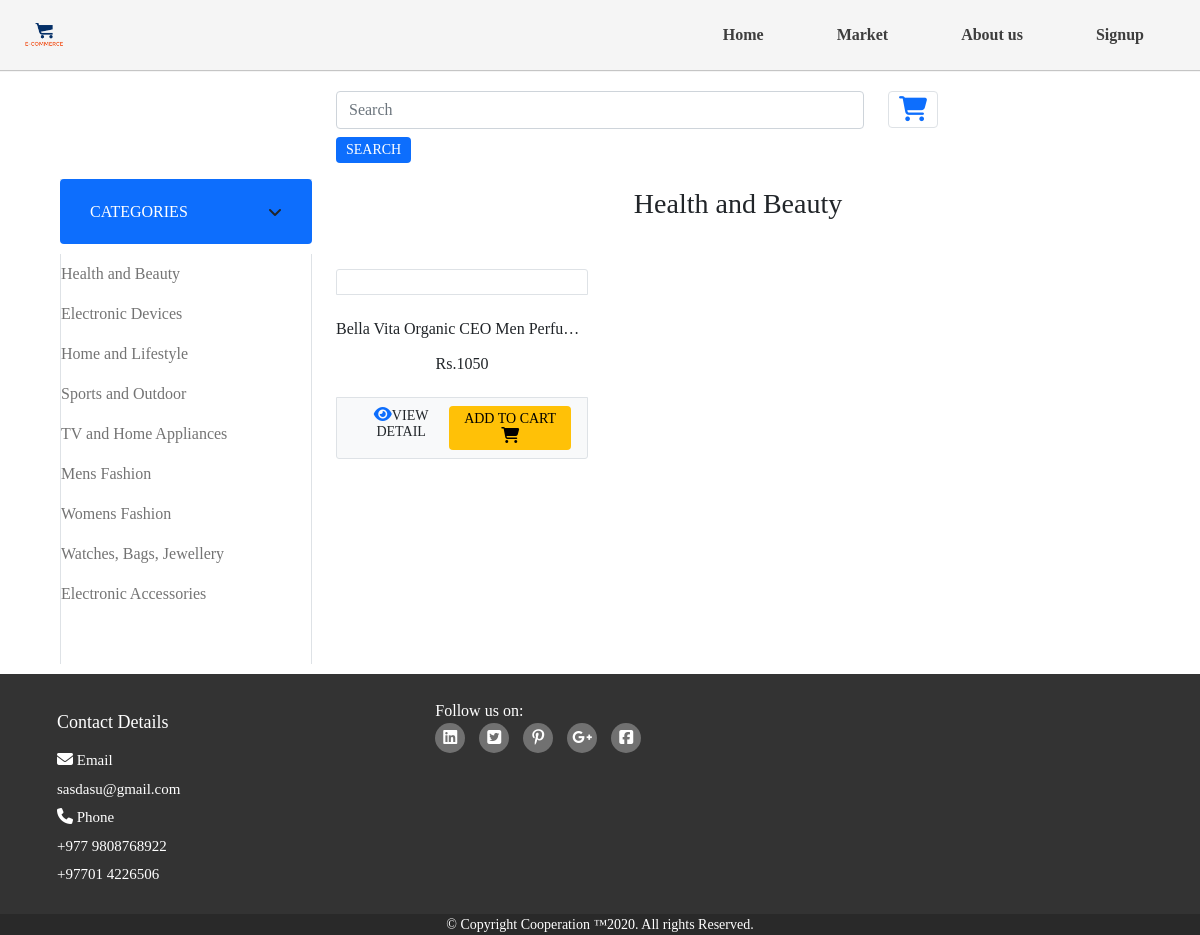
Screenshot of /pages/market.php?category=2 with the database file from the repository.
### tables this page shows
CREATE TABLE `product_categories` (
  `id` int(11) NOT NULL,
  `category` varchar(100) NOT NULL
);

CREATE TABLE `products` (
  `id` int(11) NOT NULL,
  `category_id` int(11) DEFAULT NULL,
  `vendor_id` int(11) DEFAULT NULL,
  `name` varchar(1000) DEFAULT NULL,
  `price` int(11) DEFAULT NULL,
  `details` mediumtext DEFAULT NULL,
  `image_url` varchar(10000) DEFAULT NULL
);

### pages/market.php (the view, shortened to what this page needs)
<?php
$servername = "localhost";
$username = "root";
$password = "";
$dbname = "ecommerce";
$con = new mysqli($servername, $username, $password, $dbname);
if (isset($_GET["category"])) {
    $individual_query = "SELECT * FROM products WHERE category_id=" . $_GET["category"];
    $individual_result = mysqli_query($con, $individual_query);
    $categoryname_query = "SELECT * FROM product_categories WHERE id=" . $_GET['category'];
    $categoryname_result = mysqli_query($con, $categoryname_query);
    $categoryname_row = mysqli_fetch_assoc($categoryname_result);
}
?>
<!DOCTYPE html>
<html lang="en">
<head>
    <link href="https://cdnjs.cloudflare.com/ajax/libs/font-awesome/5.10.0/css/all.min.css" rel="stylesheet">
    <link href="lib/owlcarousel/assets/owl.carousel.min.css" rel="stylesheet">
    <link href="css/style.css" rel="stylesheet">
</head>
<body>
    <?php include '../templates/header.php' ?>
    <div class="container-fluid">
        <div style="height:27px;"></div>
        <div class="row  py-3 px-xl-5 mt-5">
            <div class="col-lg-3 d-none d-lg-block">
                <?php
                include 'username.php';
                ?>
            </div>
            <div class="col-lg-6 col-6 text-left">
                <div id="search">
                    <form class="form-inline" id="search-form" action="" method="POST" enctype="multipart/form-data">
                        <div class="form-group mb-2">
                            <input class="form-control" type="text" id="search1" placeholder="Search" />
                        </div>
                        <button type="submit" id="onSearch" class="btn btn-primary">Search</button>
                    </form>
                </div>
            </div>
            <div class="col-lg-3 col-6 text-right">
                <a href="cart.php" class="btn border">
                    <i class="fas fa-shopping-cart text-primary" style="font-size: 25px;"></i>
                </a>
            </div>
        </div>
    </div>
    <?php
    if (!isset($_GET["category"])) {
        echo "
    <div class='main-body'>
    <div class='container-fluid mb-5'>
    <div class='row border-top px-xl-5 pt-2'>
    <div class='col-lg-3 d-none d-lg-block'>
    <a class='btn shadow-none d-flex align-items-center justify-content-between bg-primary text-white w-100' data-toggle='collapse' href='#navbar-vertical' style='height: 65px; margin-top: -1px; padding: 0 30px;'>
    <h6 class='m-0'>Categories</h6>
    <i class='fa fa-angle-down text-dark'></i>
    </a>
    <nav class='collapse show navbar navbar-vertical navbar-light align-items-start p-0 border border-top-0 border-bottom-0' id='navbar-vertical'>
    <div class='navbar-nav w-100 overflow-hidden' style='height: 410px'>";
        $category_query = 'SELECT * FROM product_categories';
        $category_result = mysqli_query($con, $category_query);
        while ($category_row = mysqli_fetch_assoc($category_result)) {
            echo "<a href='market.php?category=" . $category_row['id'] . "' class='nav-item nav-link'>" . $category_row['category'] . "</a>";
        }
        echo "</div>
    </nav>
    </div>
    <div class='col-lg-9'>
    <nav class='navbar navbar-expand-lg bg-light navbar-light py-3 py-lg-0 px-0'>
    <a href='' class='text-decoration-none d-block d-lg-none'>
    <h1 class='m-0 display-5 font-weight-semi-bold'><span class='text-primary font-weight-bold border px-3 mr-1'>E</span>Shopper</h1>
    </a>
    <button type='button' class='navbar-toggler' data-toggle='collapse' data-target='#navbarCollapse'>
    <span class='navbar-toggler-icon'></span>
    </button>
    </nav>
    <div id='header-carousel' class='carousel slide' data-ride='carousel'>
    <div class='carousel-inner'>
    <div class='carousel-item active' style='height: 410px;'>
    <img class='img-fluid' src='img/carousel-1.jpg' alt='Image'>
    <div class='carousel-caption d-flex flex-column align-items-center justify-content-center'>
    <div class='p-3' style='max-width: 700px;'>
    <h4 class='text-light text-uppercase font-weight-medium mb-3'>10% Off Your First Order</h4>
    <h3 class='display-4 text-white font-weight-semi-bold mb-4'>Fashionable Dress</h3>
    <a href=' class='btn btn-light py-2 px-3'>Shop Now</a>
    </div>
    </div>
    </div>
    <div class='carousel-item' style='height: 410px;'>
    <img class='img-fluid' src='img/carousel-2.jpg' alt='Image'>
    <div class='carousel-caption d-flex flex-column align-items-center justify-content-center'>
    <div class='p-3' style='max-width: 700px;'>
    <h4 class='text-light text-uppercase font-weight-medium mb-3'>10% Off Your First Order</h4>
    <h3 class='display-4 text-white font-weight-semi-bold mb-4'>Reasonable Price</h3>
    <a href=' class='btn btn-light py-2 px-3'>Shop Now</a>
    </div>
    </div>
    </div>
    </div>
    <a class='carousel-control-prev' href='#header-carousel' data-slide='prev'>
    <div class='btn btn-dark' style='width: 45px; height: 45px;'>
    <span class='carousel-control-prev-icon mb-n2'></span>
    </div>
    </a>
    <a class='carousel-control-next' href='#header-carousel' data-slide='next'>
    <div class='btn btn-dark' style='width: 45px; height: 45px;'>
    <span class='carousel-control-next-icon mb-n2'></span>
    </div>
    </a>
    </div>
    </div>
    </div>
    </div>
    <div class='container-fluid pt-5'>
    <div class='row px-xl-5 pb-3'>
    <div class='col-lg-4 col-md-6 pb-1'>
    <div class='cat-item d-flex flex-column border mb-4' style='padding: 30px;'>";
        $category_query = "SELECT * FROM products where category_id=8";
        $result = mysqli_query($con, $category_query);
        echo "<p class='text-right'>" . mysqli_num_rows($result) . " Products</p>
    <a href='market.php?category=8' class='cat-img position-relative overflow-hidden mb-3'>
    <img class='img-fluid' src='img/cat-1.jpg' alt=''>
    </a>
    <h5 class='font-weight-semi-bold m-0'>Men's Fashion</h5>
    </div>
    </div>
    <div class='col-lg-4 col-md-6 pb-1'>";
        $category_query = "SELECT * FROM products where category_id=9";
        $result = mysqli_query($con, $category_query);
        echo "<div class='cat-item d-flex flex-column border mb-4' style='padding: 30px;'>
    <p class='text-right'>" . mysqli_num_rows($result) . " Products</p>
    <a href='market.php?category=9' class='cat-img position-relative overflow-hidden mb-3'>
    <img class='img-fluid' src='img/cat-2.jpg' alt=''>
    </a>
    <h5 class='font-weight-semi-bold m-0'>Women's Fashion</h5>
    </div>
    </div>
    <div class='col-lg-4 col-md-6 pb-1'>";
        $category_query = "SELECT * FROM products where category_id=7";
        $result = mysqli_query($con, $category_query);
        echo "<div class='cat-item d-flex flex-column border mb-4' style='padding: 30px;'>
    <p class='text-right'>" . mysqli_num_rows($result) . " Products</p>
    <a href='market.php?category=7' class='cat-img position-relative overflow-hidden mb-3'>
    <img class='img-fluid' src='img/tv.jpg' alt='' style='height:311.33px;'>
    </a>
    <h5 class='font-weight-semi-bold m-0'>TV and Home Appliances</h5>
    </div>
    </div>
    <div class='col-lg-4 col-md-6 pb-1'>";
        $category_query = "SELECT * FROM products where category_id=11";
        $result = mysqli_query($con, $category_query);
        echo "<div class='cat-item d-flex flex-column border mb-4' style='padding: 30px;'>
    <p class='text-right'>" . mysqli_num_rows($result) . " Products</p>
    <a href='market.php?category=11' class='cat-img position-relative overflow-hidden mb-3'>
    <img class='img-fluid' src='img/cat-4.jpg' alt=''>
    </a>
    <h5 class='font-weight-semi-bold m-0'>Electronic Accerssories</h5>
    </div>
    </div>
    <div class='col-lg-4 col-md-6 pb-1'>";
        $category_query = "SELECT * FROM products where category_id=10";
        $result = mysqli_query($con, $category_query);
        echo "<div class='cat-item d-flex flex-column border mb-4' style='padding: 30px;'>
    <p class='text-right'>" . mysqli_num_rows($result) . " Products</p>
    <a href='market.php?category=10' class='cat-img position-relative overflow-hidden mb-3'>
    <img class='img-fluid' src='img/cat-5.jpg' alt=''>
    </a>
    <h5 class='font-weight-semi-bold m-0'>Watches, Bags, Jewellery</h5>
    </div>
    </div>
    <div class='col-lg-4 col-md-6 pb-1'>";
        $category_query = "SELECT * FROM products where category_id=6";
        $result = mysqli_query($con, $category_query);
        echo "<div class='cat-item d-flex flex-column border mb-4' style='padding: 30px;'>
    <p class='text-right'>" . mysqli_num_rows($result) . " Products</p>
    <a href='market.php?category=6' class='cat-img position-relative overflow-hidden mb-3'>
    <img class='img-fluid' src='img/cat-6.jpg' alt=''>
    </a>
    <h5 class='font-weight-semi-bold m-0'>Sports and Outdoor</h5>
    </div>
    </div>
    </div>
    </div>
    <div class='container-fluid pt-5'>
    <div class='text-center mb-4'>
    <h2 class='section-title px-5'><span class='px-2'>Recent Products</span></h2>
    </div>
    <div class='row px-xl-5 pb-3'>";
        $product_query = "SELECT * FROM products order by id DESC";
        $product_result = mysqli_query($con, $product_query);
        $count = 0;
        while ($product_row = mysqli_fetch_assoc($product_result)) {
            echo "
        <div class='col-lg-3 col-md-6 col-sm-12 pb-1'>
        <form action=\"market.php\" method=\"post\">
        <div class='card product-item border-0 mb-4'>
        <div class='card-header product-img position-relative overflow-hidden bg-transparent border p-0'>
        <img class='img-fluid w-100' src='" . $product_row['image_url'] . "' alt='>
        </div>
        <div class='card-body border-left border-right text-center p-0 pt-4 pb-3'>
        <h6 class='text-truncate text-center mb-3'>" . $product_row['name'] . "</h6>
        <div class='d-flex justify-content-center'>
        <h6>Rs." . $product_row['price'] . "</h6>
        </div>
        </div>
        <div class='card-footer d-flex justify-content-between bg-light border'>
        <a href='productdetail.php?id=" . $product_row['id'] . "' class='btn btn-sm text-dark p-0'><i class='fas fa-eye text-primary mr-1'></i>View Detail</a>
        <button type=\"submit\" class=\"btn btn-sm btn-warning\" name='add'>Add to Cart <i class=\"fas fa-shopping-cart\"></i></button>
        <input type='hidden' name='product_id' value='" . $product_row['id'] . "'>
        </div>
        </div>
        </form>
        </div>
        ";
            $count = $count + 1;
            if ($count >= 8) {
                break;
            }
        }
        echo "</div>
    </div>
    </div>
    ";
    } else {
        echo "
    <div class='main-body'>
    <div class='container-fluid'>
    <div class='row px-xl-5'>
    <div class='col-lg-3 col-md-12'>
    <div class='border-bottom'>
    </div>
    <div class='col-lg-12  d-none d-lg-block'>
    <a class='btn shadow-none d-flex align-items-center justify-content-between bg-primary text-white w-100' data-toggle='collapse' href='#navbar-vertical' style='height: 65px; margin-top: -1px; padding: 0 30px;'>
    <h6 class='m-0'>Categories</h6>
    <i class='fa fa-angle-down text-dark'></i>
    </a>
    <nav class='collapse show navbar navbar-vertical navbar-light align-items-start p-0 border border-top-0 border-bottom-0' id='navbar-vertical'>
    <div class='navbar-nav w-100 overflow-hidden' style='height: 410px'>";
        $category_query = 'SELECT * FROM product_categories';
        $category_result = mysqli_query($con, $category_query);
        while ($category_row = mysqli_fetch_assoc($category_result)) {
            echo "<a href='market.php?category=" . $category_row['id'] . "' class='nav-item nav-link'>" . $category_row['category'] . "</a>";
        }
        echo "</div>
    </nav>
    </div>
    </div>
    <div class='col-lg-9 col-md-12'>
    <h3 class='mb-5 mt-2' style='text-align:center;'>" . $categoryname_row['category'] . "</h3>
    <div class='row pb-3'>";
        while ($individual_row = mysqli_fetch_assoc($individual_result)) {
            echo "
        <div class='col-lg-4 col-md-6 col-sm-12 pb-1'>
        <form action=\"market.php\" method=\"post\">
        <div class='card product-item border-0 mb-4'>
        <div class='card-header product-img position-relative overflow-hidden bg-transparent border p-0'>
        <img class='img-fluid w-100' src='" . $individual_row['image_url'] . "' alt=''>
        </div>
        <div class='card-body border-left border-right text-center p-0 pt-4 pb-3'>
        <h6 class='text-truncate mb-3'>" . $individual_row['name'] . "</h6>
        <div class='d-flex justify-content-center'>
        <h6>Rs." . $individual_row['price'] . "</h6>
        </div>
        </div>
        <div class='card-footer d-flex justify-content-between bg-light border'>
        <a href='productdetail.php?id=" . $individual_row['id'] . "' class='btn btn-sm text-dark p-0'><i class='fas fa-eye text-primary mr-1'></i>View Detail</a>
        <button type=\"submit\" class=\"btn btn-sm btn-warning\" name='add'>Add to Cart <i class=\"fas fa-shopping-cart\"></i></button>
         <input type='hidden' name='product_id' value='" . $individual_row['id'] . "'>
        </div>
        </div>
        </form>
        </div>
        ";
        }
        echo "</div>
    </div>
    </div>
    </div>
    <div>
    ";
    }
    ?>
    <?php include '../templates/footer.php' ?>
</body>
</html>

### css/style.css (style rules this page uses)
html { scroll-behavior: smooth; }
* { padding: 0; margin: 0; font-family: "medium"; font-size: 16px; }
a { text-decoration: none; }
.btn { padding: 5px 10px; font: 14px 'medium'; text-transform: uppercase; cursor: pointer; border-radius: 4px; border: none; }

### templates/header.php (style rules this page uses)
.navbar { margin: 10px 0; justify-content: flex-end; }

### rows the page displays
product_categories: category "Health and Beauty"
product_categories: category "Electronic Devices"
product_categories: category "Home and Lifestyle"
product_categories: category "Sports and Outdoor"
product_categories: category "TV and Home Appliances"
product_categories: category "Mens Fashion"
product_categories: category "Womens Fashion"
product_categories: category "Watches, Bags, Jewellery"
product_categories: category "Electronic Accessories"
products: name "Bella Vita Organic CEO Men Perfu…", price "1050"
